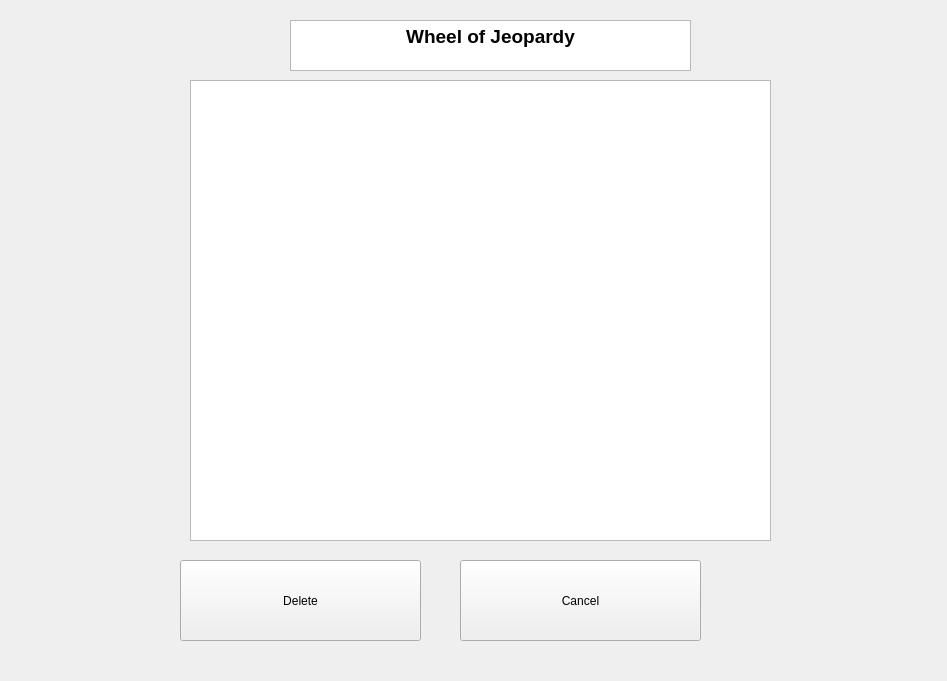
<?xml version="1.0" encoding="UTF-8"?>
<ui version="4.0">
 <class>categoryDelete</class>
 <widget class="QWidget" name="categoryDelete">
  <property name="geometry">
   <rect>
    <x>0</x>
    <y>0</y>
    <width>947</width>
    <height>681</height>
   </rect>
  </property>
  <property name="windowTitle">
   <string>Form</string>
  </property>
  <widget class="QTextEdit" name="title">
   <property name="geometry">
    <rect>
     <x>290</x>
     <y>20</y>
     <width>401</width>
     <height>51</height>
    </rect>
   </property>
   <property name="html">
    <string>&lt;!DOCTYPE HTML PUBLIC &quot;-//W3C//DTD HTML 4.0//EN&quot; &quot;http://www.w3.org/TR/REC-html40/strict.dtd&quot;&gt;
&lt;html&gt;&lt;head&gt;&lt;meta name=&quot;qrichtext&quot; content=&quot;1&quot; /&gt;&lt;style type=&quot;text/css&quot;&gt;
p, li { white-space: pre-wrap; }
&lt;/style&gt;&lt;/head&gt;&lt;body style=&quot; font-family:'MS Shell Dlg 2'; font-size:8pt; font-weight:400; font-style:normal;&quot;&gt;
&lt;p align=&quot;center&quot; style=&quot; margin-top:0px; margin-bottom:0px; margin-left:0px; margin-right:0px; -qt-block-indent:0; text-indent:0px;&quot;&gt;&lt;span style=&quot; font-size:14pt; font-weight:600;&quot;&gt;Wheel of Jeopardy&lt;/span&gt;&lt;/p&gt;&lt;/body&gt;&lt;/html&gt;</string>
   </property>
  </widget>
  <widget class="QListView" name="list">
   <property name="geometry">
    <rect>
     <x>190</x>
     <y>80</y>
     <width>581</width>
     <height>461</height>
    </rect>
   </property>
  </widget>
  <widget class="QPushButton" name="remove">
   <property name="geometry">
    <rect>
     <x>180</x>
     <y>560</y>
     <width>241</width>
     <height>81</height>
    </rect>
   </property>
   <property name="text">
    <string>Delete</string>
   </property>
  </widget>
  <widget class="QPushButton" name="cancel">
   <property name="geometry">
    <rect>
     <x>460</x>
     <y>560</y>
     <width>241</width>
     <height>81</height>
    </rect>
   </property>
   <property name="text">
    <string>Cancel</string>
   </property>
  </widget>
 </widget>
 <resources/>
 <connections/>
</ui>
